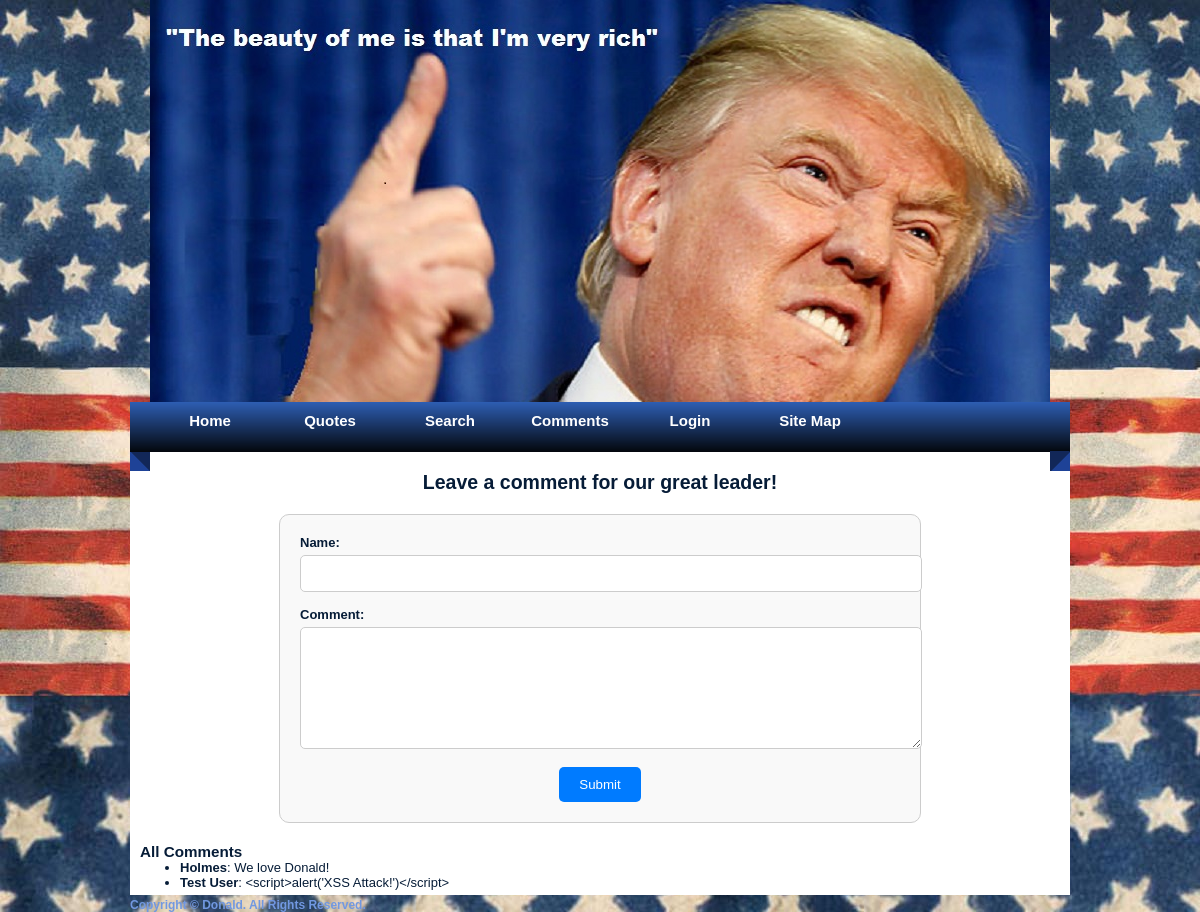
The page /comments on the database its author committed.
### tables this page shows
CREATE TABLE comments (
    `id` INTEGER PRIMARY KEY AUTOINCREMENT,
    `username` TEXT NOT NULL,
	`text` TEXT NOT NULL
);

### app.py (the view, shortened to what this page needs)
@app.route('/comments', methods=['GET', 'POST'])
def comments():
    comments_query = text("SELECT username, text FROM comments")
    comments = db.session.execute(comments_query).fetchall()
    return render_template('comments.html', comments=comments)

### trump/templates/comments.html (shortened to what this page needs)
{% extends "base.html" %}
{% block content %}
    <h2>Leave a comment for our great leader!</h2>
    <form method="POST" action="{{ url_for('comments') }}" style="max-width: 600px; margin: 20px auto; padding: 20px; border: 1px solid #ccc; border-radius: 10px; background-color: #f9f9f9;">
        <div style="margin-bottom: 15px;">
            <label for="username" style="display: block; font-weight: bold; margin-bottom: 5px;">Name:</label>
            <input type="text" id="username" name="username" required style="width: 100%; padding: 10px; border: 1px solid #ccc; border-radius: 5px;">
        </div>
        <div style="margin-bottom: 15px;">
            <label for="comment" style="display: block; font-weight: bold; margin-bottom: 5px;">Comment:</label>
            <textarea id="comment" name="comment" required style="width: 100%; padding: 10px; border: 1px solid #ccc; border-radius: 5px; height: 100px;"></textarea>
        </div>
        <div style="text-align: center;">
            <button type="submit" style="padding: 10px 20px; background-color: #007bff; color: white; border: none; border-radius: 5px; cursor: pointer;">Submit</button>
        </div>
    </form>
    <h3>All Comments</h3>
    <ul>
        {% for comment in comments %}
            <li><strong>{{ comment.username|e }}</strong>: {{ comment.text|e }}</li>
        {% endfor %}
    </ul>
{% endblock %}

### trump/static/style.css (style rules this page uses)
body { margin: 0; padding: 0; text-align: left; font: 12px Arial, Helvetica, sans-serif; font-size: 13px; color: #061C37; background-image:url(images/background.jpg); background-repeat:no-repeat; }
* { margin: 0 auto 0 auto; text-align:left; }
#content h2 { text-align:center; }
html, body { text-align: center; }

### rows shown on the page
comments: username "Holmes", text "We love Donald!"
comments: username "Test User", text "<script>alert('XSS Attack!')</script>"
